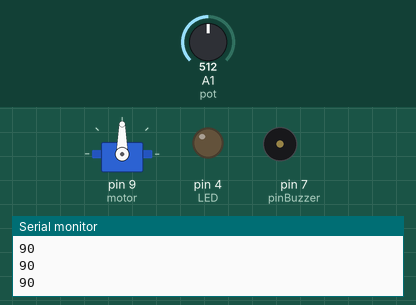
Bench run of a sketch on a simulated Arduino Uno, built with avr-gcc and run on an emulated ATmega328P. Parts: servo, output pins drawn as LEDs (lit = HIGH), buzzer (waves = sounding), the last lines printed to the serial monitor. Dashed ring = blinking. Inputs (shaded band) come from the test bench; at power-on: A1 (pot) = 512. Pins used as bus, display or sensor lines are not drawn.

Above: at 1.2 s.
1.3 s: A1 (pot) set to 534
At 2.6 s:
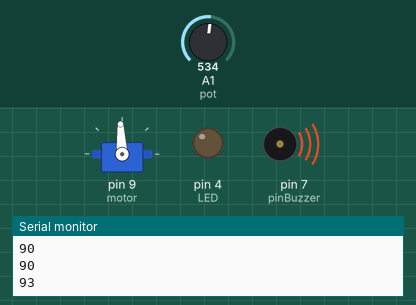
4.3 s: A1 (pot) set to 716
At 7.0 s:
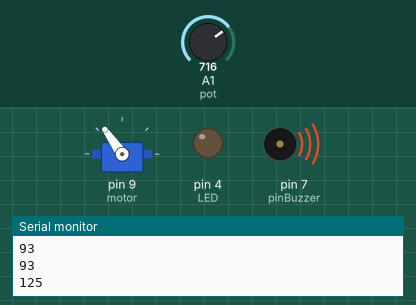
7.3 s: A1 (pot) set to 900
At 9.2 s:
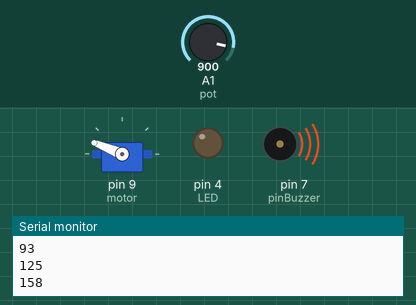
10.3 s: A1 (pot) set to 1023
At 11.2 s:
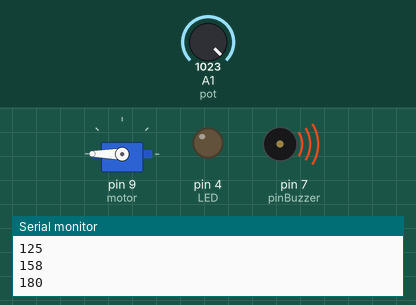
13.3 s: A1 (pot) set to 306
At 15.0 s:
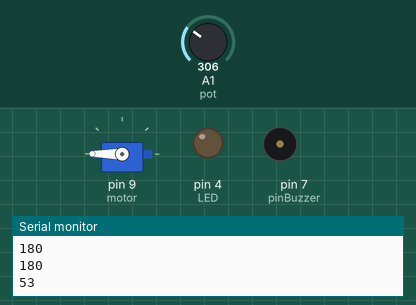
16.3 s: A1 (pot) set to 122
At 16.9 s:
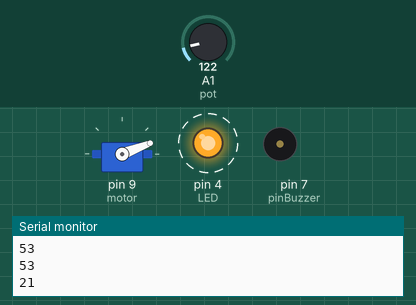
Timing chart, 0 to 20.3 s (numbered marks = the images above; inputs shaded):
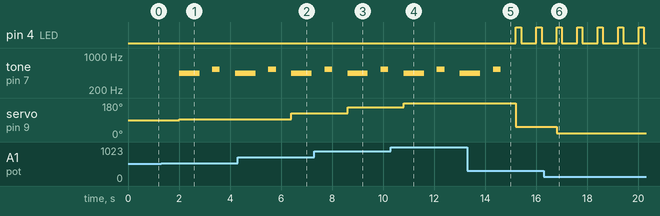

The sketch:

Controlador.ino
```cpp
#include <Servo.h>   // Inclui a biblioteca Servo para controlar o motor servo
Servo motor;        // Cria um objeto motor do tipo Servo

int pot;            // Variável para armazenar o valor lido do potenciômetro
int LED = 4;        // Pino do LED
const int pinBuzzer = 7;  // Pino do buzzer

void setup()
{
  Serial.begin(9600);       // Inicia a comunicação serial
  motor.attach(9);          // Anexa o motor servo ao pino 9
  pinMode(LED, OUTPUT);     // Define o pino do LED como saída
  pinMode(pinBuzzer, OUTPUT);   // Define o pino do buzzer como saída
}

void loop()
{
  pot = map(analogRead(A1), 0, 1023, 0, 180);   // Lê o valor do potenciômetro e mapeia para o intervalo de 0 a 180
  Serial.println(pot);   // Imprime o valor do potenciômetro na porta serial
  delay(400);   // Aguarda 400 milissegundos

  motor.write(pot);   // Define o ângulo do motor servo com base no valor do potenciômetro

  if (pot >= 0 && pot <= 70)
  {
    digitalWrite(pinBuzzer, LOW);   // Desliga o buzzer
    digitalWrite(LED, HIGH);   // Liga o LED
    delay(200);   // Aguarda 200 milissegundos
    digitalWrite(LED, LOW);   // Desliga o LED
    delay(200);   // Aguarda 200 milissegundos
  }

  if (pot > 90 && pot <= 1023)
  {
    digitalWrite(LED, LOW);   // Desliga o LED
    digitalWrite(pinBuzzer, HIGH);   // Liga o buzzer

    tone(pinBuzzer, 440);   // Gera um tom de 440 Hz no buzzer
    delay(800);   // Mantém o tom por 800 milissegundos
    noTone(pinBuzzer);   // Desliga o tom do buzzer
    delay(500);   // Aguarda 500 milissegundos

    tone(pinBuzzer, 530, 300);   // Gera um tom de 530 Hz por 300 milissegundos
    delay(500);   // Aguarda 500 milissegundos
  }
}
```

Measured:
- the behaviour switches between 517 and 518 on A1 (pot) (found by bisection; images 0 and 1)
- after the input at 1.3 s, tone on pin 7 (pinBuzzer): plays 440 Hz for 0.80 s, 530 Hz for 0.30 s, 440 Hz for 0.10 s, starting after 0.70 s; servo on pin 9 (motor): 90° → 93° after 0.70 s
- after the input at 4.3 s, servo on pin 9 (motor): 93° → 125° after 2.1 s
- after the input at 7.3 s, servo on pin 9 (motor): 125° → 158° after 1.3 s
- after the input at 10.3 s, servo on pin 9 (motor): 158° → 180° after 0.50 s
- after the input at 13.3 s, pin 4 (LED): alternates HIGH for 0.20 s and LOW for 0.60 s, starting after 1.9 s; tone on pin 7 (pinBuzzer): goes on until 14.6 s, then stays silent; servo on pin 9 (motor): 180° → 53° after 1.9 s
- after the input at 16.3 s, servo on pin 9 (motor): 53° → 21° after 0.51 s
